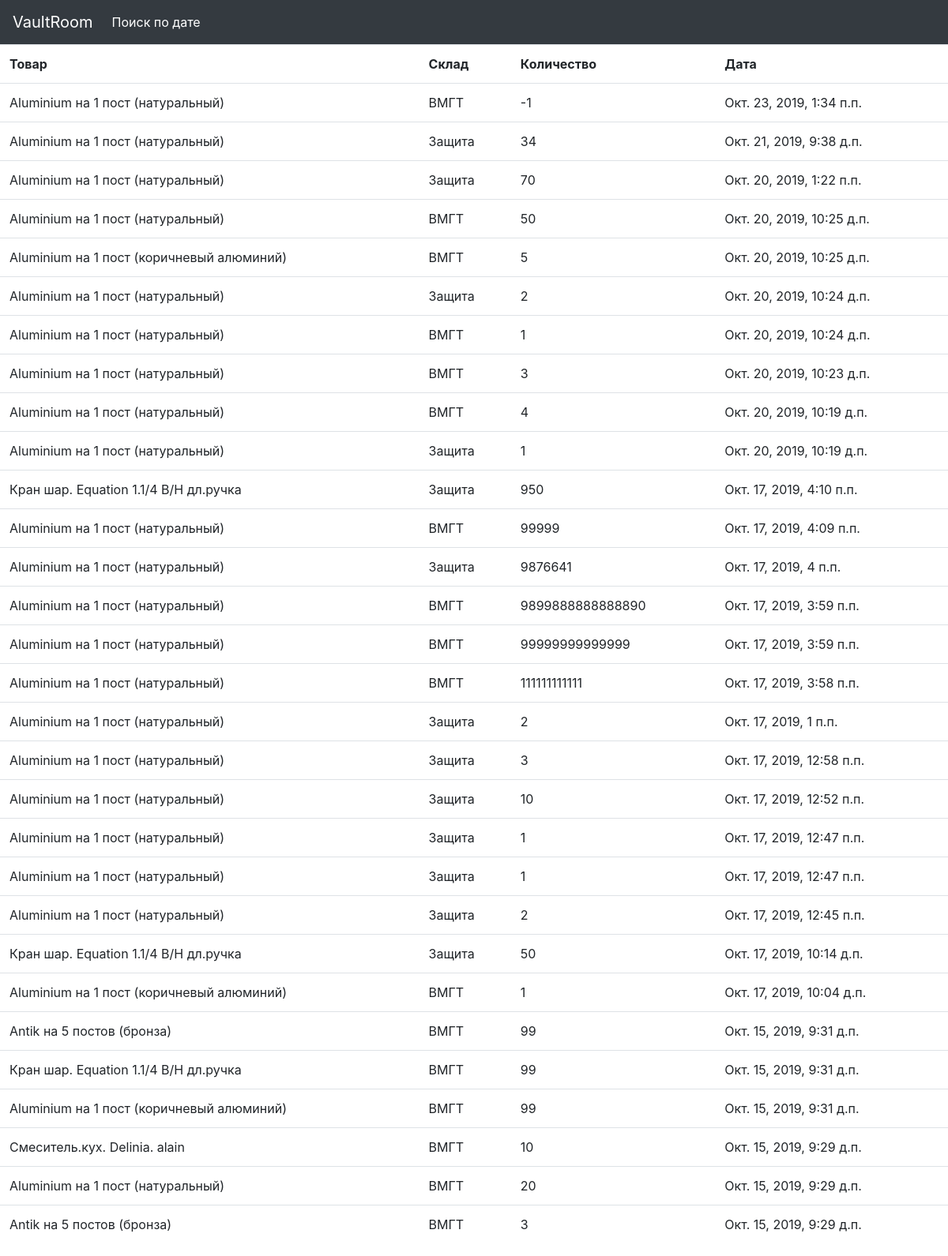
The page /done/ on the database its author committed.
### vaultroom/models.py (models this page shows, shortened)
class Done(models.Model):
    product = models.ForeignKey('Products', on_delete=models.PROTECT, verbose_name='Выданный товар')
    storage = models.ForeignKey('Storages', on_delete=models.PROTECT, verbose_name='Склад')
    quantity = models.IntegerField(verbose_name='Количество выданного товара')
    time = models.DateTimeField(auto_now_add=True, db_index=True, verbose_name='Время выдачи')
    class Meta:
        verbose_name_plural = 'Выданный товар'
        verbose_name = 'Выданный товар'
        ordering = ['-time']

class Products(models.Model):
    LM = models.IntegerField(verbose_name='LM код')
    barcode = models.IntegerField(verbose_name='Штрихкод')
    name = models.CharField(max_length=100, verbose_name='Наименование')
    department = models.IntegerField(verbose_name='Номер отдела')
    class Meta:
        verbose_name_plural = 'Товар'
        verbose_name = 'Товар'
        ordering = ['name']

class Storages(models.Model):
    name = models.CharField(max_length=20, db_index=True, verbose_name='Название склада')
    class Meta:
        verbose_name_plural = 'Склады'
        verbose_name = 'Склад'
        ordering = ['name']

### vaultroom/views.py (the view)
# urls.py: path('done/', done, name='done'),
def done(request):
    done = Done.objects.select_related('product', 'storage').order_by('-time')
    storages = Storages.objects.all()
    paginator = Paginator(done, 30)
    if 'page' in request.GET:
        page_num = request.GET['page']
    else:
        page_num = 1
    page = paginator.get_page(page_num)
    context = {'done': page.object_list, 'page': page, 'storages': storages}
    return render(request, 'vaultroom/done.html', context)

### vaultroom/templates/vaultroom/done.html (shortened to what this page needs)
{% extends "layout/basic.html" %}
{% load bootstrap4 %}
{% block control %}
<li class="nav-item active">
    <td><a class="nav-link" href="{% url 'date_done' %}">Поиск по дате</a></td>
    </li>
{% endblock %}
{% block content %}
<table class="table">
    <tr>
        <th scope="col">Товар</th>
        <th scope="col">Склад</th>
        <th scope="col">Количество</th>
        <th scope="col">Дата</th>
        </tr>
    {% for d in done %}
        <tr>
            <td>{{ d.product.name }}</td>
            <td>{{ d.storage.name }}</td>
            <td>{{ d.quantity }}</td>
            <td>{{ d.time }}</td>
        </tr>
    {% endfor %}
</table>
{% endblock %}

### rows shown on the page
Done: product.name "Aluminium на 1 пост (натуральный)", storage.name "ВМГТ", quantity "-1", time "Окт. 23, 2019, 1:34 п.п."
Done: product.name "Aluminium на 1 пост (натуральный)", storage.name "Защита", quantity "34", time "Окт. 21, 2019, 9:38 д.п."
Done: product.name "Aluminium на 1 пост (натуральный)", storage.name "Защита", quantity "70", time "Окт. 20, 2019, 1:22 п.п."
Done: product.name "Aluminium на 1 пост (натуральный)", storage.name "ВМГТ", quantity "50", time "Окт. 20, 2019, 10:25 д.п."
Done: product.name "Aluminium на 1 пост (коричневый алюминий)", storage.name "ВМГТ", quantity "5", time "Окт. 20, 2019, 10:25 д.п."
Done: product.name "Aluminium на 1 пост (натуральный)", storage.name "Защита", quantity "2", time "Окт. 20, 2019, 10:24 д.п."
Done: product.name "Aluminium на 1 пост (натуральный)", storage.name "ВМГТ", quantity "1", time "Окт. 20, 2019, 10:24 д.п."
Done: product.name "Aluminium на 1 пост (натуральный)", storage.name "ВМГТ", quantity "3", time "Окт. 20, 2019, 10:23 д.п."
Done: product.name "Aluminium на 1 пост (натуральный)", storage.name "ВМГТ", quantity "4", time "Окт. 20, 2019, 10:19 д.п."
Done: product.name "Aluminium на 1 пост (натуральный)", storage.name "Защита", quantity "1", time "Окт. 20, 2019, 10:19 д.п."
Done: product.name "Кран шар. Equation 1.1/4 В/Н дл.ручка", storage.name "Защита", quantity "950", time "Окт. 17, 2019, 4:10 п.п."
Done: product.name "Aluminium на 1 пост (натуральный)", storage.name "ВМГТ", quantity "99999", time "Окт. 17, 2019, 4:09 п.п."
Done: product.name "Aluminium на 1 пост (натуральный)", storage.name "Защита", quantity "9876641", time "Окт. 17, 2019, 4 п.п."
Done: product.name "Aluminium на 1 пост (натуральный)", storage.name "ВМГТ", quantity "9899888888888890", time "Окт. 17, 2019, 3:59 п.п."
Done: product.name "Aluminium на 1 пост (натуральный)", storage.name "ВМГТ", quantity "99999999999999", time "Окт. 17, 2019, 3:59 п.п."
Done: product.name "Aluminium на 1 пост (натуральный)", storage.name "ВМГТ", quantity "111111111111", time "Окт. 17, 2019, 3:58 п.п."
Done: product.name "Aluminium на 1 пост (натуральный)", storage.name "Защита", quantity "2", time "Окт. 17, 2019, 1 п.п."
Done: product.name "Aluminium на 1 пост (натуральный)", storage.name "Защита", quantity "3", time "Окт. 17, 2019, 12:58 п.п."
Done: product.name "Aluminium на 1 пост (натуральный)", storage.name "Защита", quantity "10", time "Окт. 17, 2019, 12:52 п.п."
Done: product.name "Aluminium на 1 пост (натуральный)", storage.name "Защита", quantity "1", time "Окт. 17, 2019, 12:47 п.п."
Done: product.name "Aluminium на 1 пост (натуральный)", storage.name "Защита", quantity "1", time "Окт. 17, 2019, 12:47 п.п."
Done: product.name "Aluminium на 1 пост (натуральный)", storage.name "Защита", quantity "2", time "Окт. 17, 2019, 12:45 п.п."
Done: product.name "Кран шар. Equation 1.1/4 В/Н дл.ручка", storage.name "Защита", quantity "50", time "Окт. 17, 2019, 10:14 д.п."
Done: product.name "Aluminium на 1 пост (коричневый алюминий)", storage.name "ВМГТ", quantity "1", time "Окт. 17, 2019, 10:04 д.п."
Done: product.name "Antik на 5 постов (бронза)", storage.name "ВМГТ", quantity "99", time "Окт. 15, 2019, 9:31 д.п."
Done: product.name "Кран шар. Equation 1.1/4 В/Н дл.ручка", storage.name "ВМГТ", quantity "99", time "Окт. 15, 2019, 9:31 д.п."
Done: product.name "Aluminium на 1 пост (коричневый алюминий)", storage.name "ВМГТ", quantity "99", time "Окт. 15, 2019, 9:31 д.п."
Done: product.name "Смеситель.кух. Delinia. alain", storage.name "ВМГТ", quantity "10", time "Окт. 15, 2019, 9:29 д.п."
Done: product.name "Aluminium на 1 пост (натуральный)", storage.name "ВМГТ", quantity "20", time "Окт. 15, 2019, 9:29 д.п."
Done: product.name "Antik на 5 постов (бронза)", storage.name "ВМГТ", quantity "3", time "Окт. 15, 2019, 9:29 д.п."
